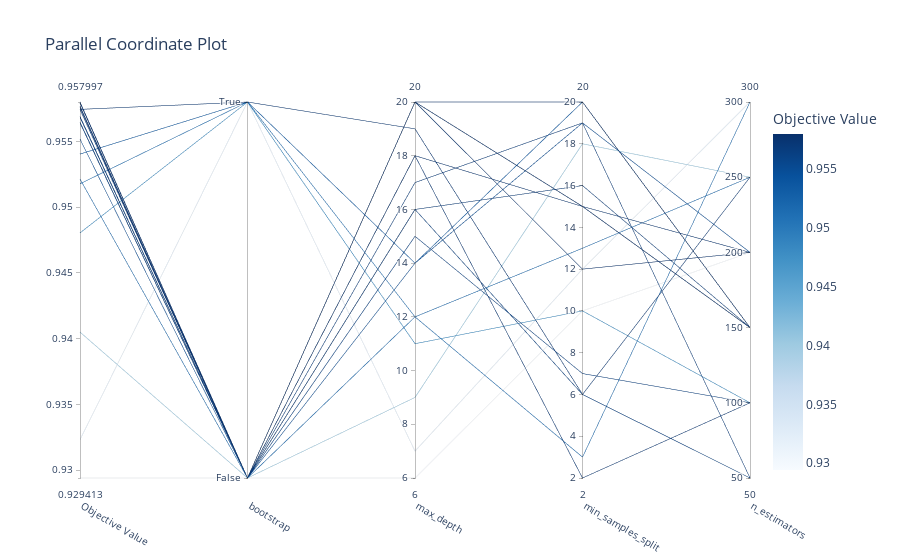

The cell this chart's notebook holds for it:
### Code cell
import optuna
from optuna.visualization import plot_parallel_coordinate

# Visualisation des distributions des hyperparamètres
def plot_param_distributions(study):
    plot_parallel_coordinate(study, params=['n_estimators', 'max_depth', 'min_samples_split', 'bootstrap']).show()

# Appel de la fonction pour visualiser les résultats de l'optimisation
plot_param_distributions(study)

### Figure 1 — Plotly figure (JSON) as saved in the notebook; plotly's stock layout.template omitted (floating-point values rounded to 4 significant figures)
{"data": [{"dimensions": [{"label": "Objective Value", "range": [0.9294, 0.958], "values": [0.9405, 0.9574, 0.9521, 0.9518, 0.9294, 0.948, 0.9323, 0.958, 0.9568, 0.9565, 0.9577, 0.9577, 0.9569, 0.9576, 0.9564, 0.9579, 0.9552, 0.9574, 0.954]}, {"label": "bootstrap", "range": [0, 1], "ticktext": ["False", "True"], "tickvals": [0, 1], "values": [0, 1, 0, 1, 0, 1, 1, 0, 0, 0, 0, 0, 0, 0, 0, 0, 0, 0, 1]}, {"label": "max_depth", "range": [6, 20], "values": [9, 19, 12, 12, 6, 11, 7, 20, 17, 16, 20, 20, 16, 18, 15, 20, 14, 18, 14]}, {"label": "min_samples_split", "range": [2, 20], "values": [18, 6, 13, 3, 10, 10, 12, 12, 19, 6, 15, 15, 16, 15, 7, 20, 19, 2, 20]}, {"label": "n_estimators", "range": [50, 300], "values": [250, 250, 250, 300, 200, 100, 300, 200, 50, 50, 150, 150, 150, 200, 100, 150, 200, 100, 150]}], "labelangle": 30, "labelside": "bottom", "line": {"color": [0.9405, 0.9574, 0.9521, 0.9518, 0.9294, 0.948, 0.9323, 0.958, 0.9568, 0.9565, 0.9577, 0.9577, 0.9569, 0.9576, 0.9564, 0.9579, 0.9552, 0.9574, 0.954], "colorbar": {"title": {"text": "Objective Value"}}, "colorscale": [[0, "rgb(247,251,255)"], [0.125, "rgb(222,235,247)"], [0.25, "rgb(198,219,239)"], [0.375, "rgb(158,202,225)"], [0.5, "rgb(107,174,214)"], [0.625, "rgb(66,146,198)"], [0.75, "rgb(33,113,181)"], [0.875, "rgb(8,81,156)"], [1, "rgb(8,48,107)"]], "reversescale": false, "showscale": true}, "type": "parcoords"}], "layout": {"title": {"text": "Parallel Coordinate Plot"}}}
